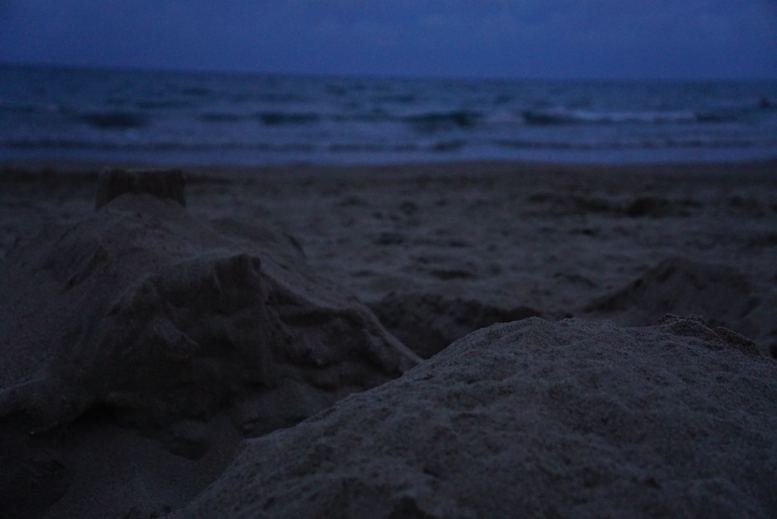
%> input picture przygotowanie/plaza1.png, 777 x 519 px
$ octave lab2.m   (GNU Octave 9; MATLAB toolbox functions it lacks are replaced by stand-ins)
%> lines starting %> are read from the running program, lines starting %| are printed output that depends on the picture
%zad.1
orginal_img=imread('plaza1.png');
%> orginal_img is the input picture: size 519x777x3 uint8; mean R, G, B 34.7, 42.5, 63.6
% imshow(orginal_img);
% imshow(orginal_img(:,:,:))

swap_img = orginal_img;

swap_img(:,:,3) = orginal_img(:,:,1);
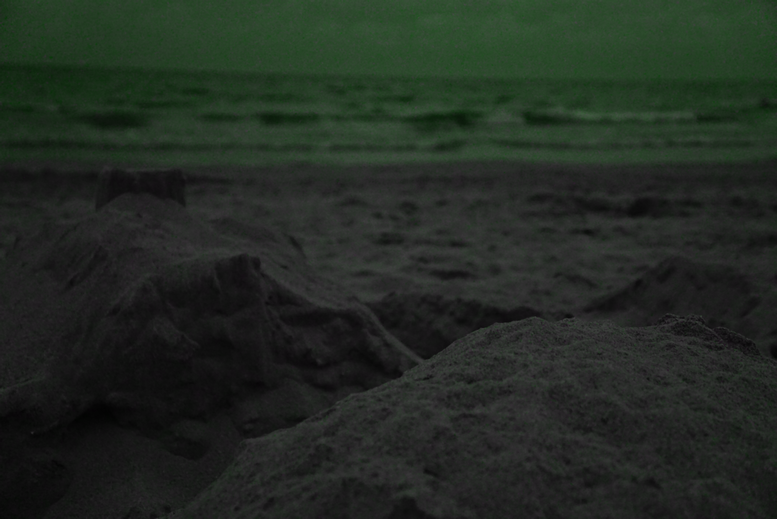
%> swap_img: size 519x777x3 uint8; mean R, G, B 34.7, 42.5, 34.7
swap_img(:,:,1) = orginal_img(:,:,3);
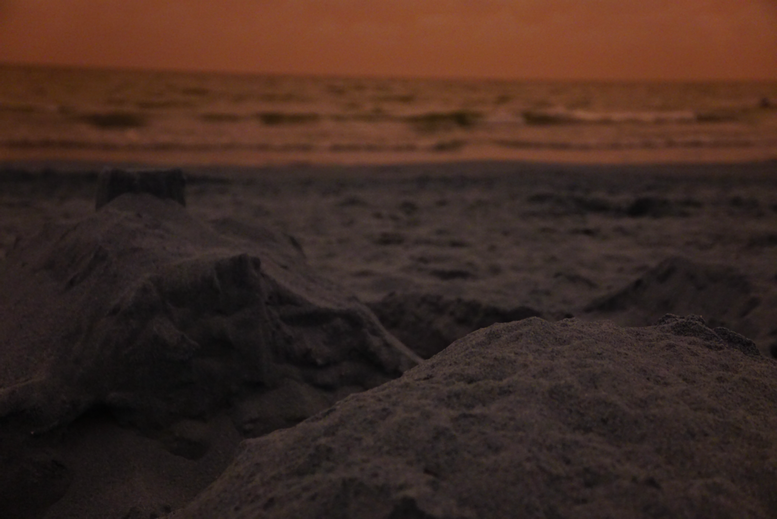
%> swap_img: size 519x777x3 uint8; mean R, G, B 63.6, 42.5, 34.7

% [139 lines of commented-out code are left out]
clear
orginal_img=imread('plaza1.png');
orginal_img_double=double(orginal_img);

vector_double = reshape(orginal_img_double(:,:,:),1,[]);

vector_double_sorted = sort(vector_double);

we_min = round(prctile(vector_double_sorted,10));
%> we_min = 21
we_max = round(prctile(vector_double_sorted,90));
%> we_max = 77

% new_image = (orginal_img_double - we_min)/(we_max-we_min) * (255-0) + 0
new_image = (orginal_img_double - we_min)/(we_max-we_min) * (255-0) + 0;
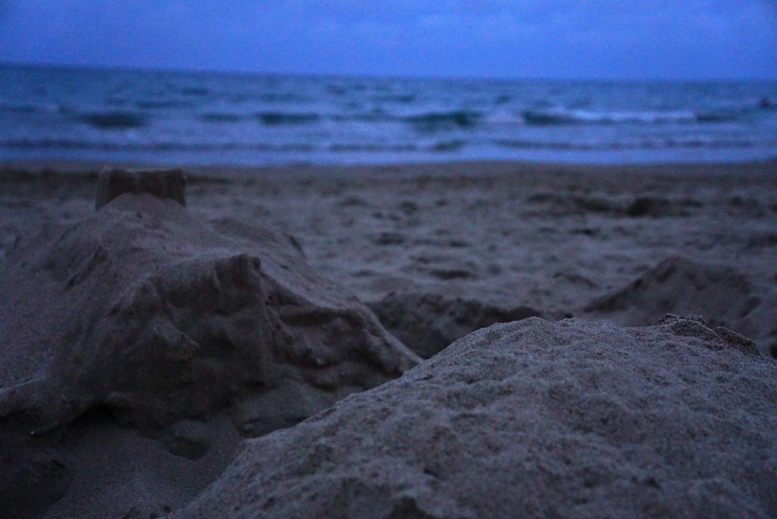
%> new_image: size 519x777x3 double; mean R, G, B 62.5, 98, 193.9; drawn with min black and max white

new_image = uint8(new_image);
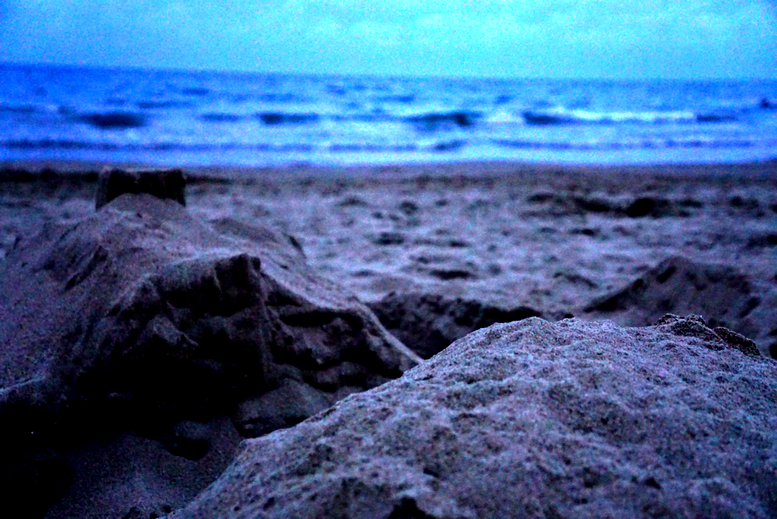
%> new_image: size 519x777x3 uint8; mean R, G, B 64.8, 100.2, 148.6

figure;
subplot(1,2,1);
imshow(orginal_img);

subplot(1,2,2);
imshow(new_image);

figure;
subplot(2,2,1);
vector_rgb = reshape(new_image,1,[]);
hist(vector_rgb,100);
title("R+G+B");

subplot(2,2,2);
vector_r = reshape(new_image(:,:,1),1,[]);
hist(vector_r,100);
title("R");

subplot(2,2,3)
vector_g = reshape(new_image(:,:,2),1,[]);
hist(vector_g,100);
title("G");

subplot(2,2,4)
vector_b = reshape(new_image(:,:,3),1,[]);
hist(vector_b,100);
title("B");
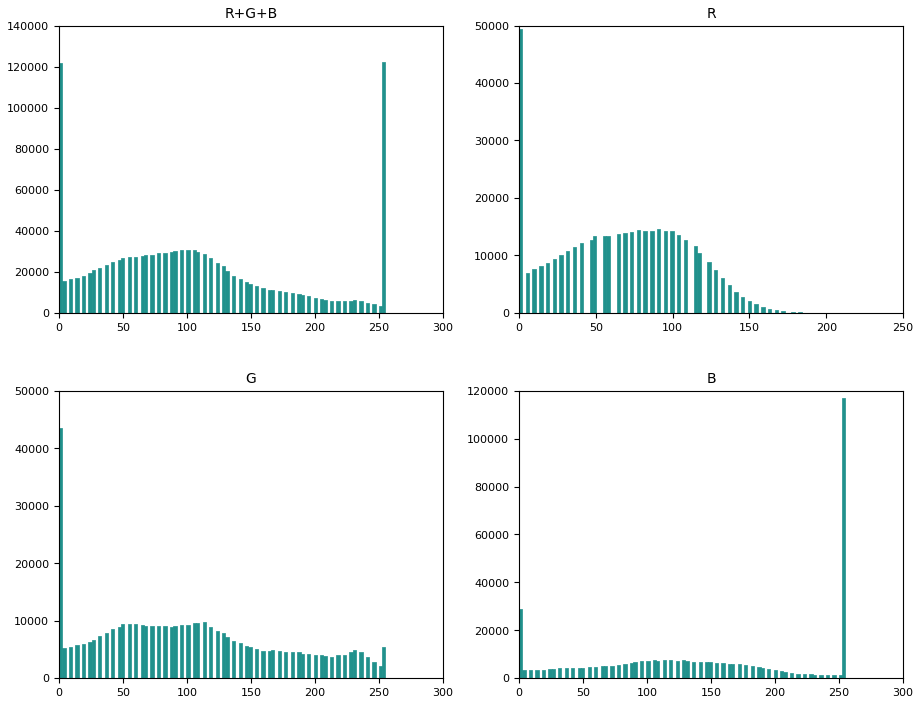
%> figure redrawn from the program's plot data, 4 panels; panel 1: tallest bar 122206 high, from x = 252.4 to 255; panel 2: tallest bar 49454 high, from x = 1.11e-15 to 2.19; panel 3: tallest bar 43549 high, from x = 8.44e-15 to 2.55; panel 4: tallest bar 116829 high, from x = 252.4 to 255

$ run again, with przygotowanie/rzeczka_mniejsza.jpg saved as przygotowanie/plaza1.png
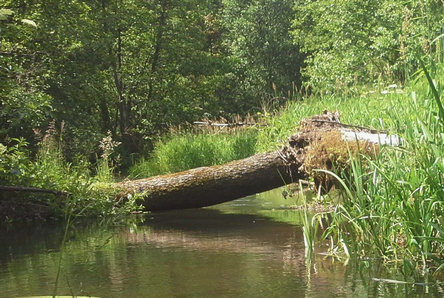
%> input picture przygotowanie/rzeczka_mniejsza.jpg, 444 x 298 px
%> orginal_img is the input picture: size 298x444x3 uint8; mean R, G, B 104.7, 113.4, 68.7
%> `swap_img(:,:,1) = orginal_img(:,:,3);`:
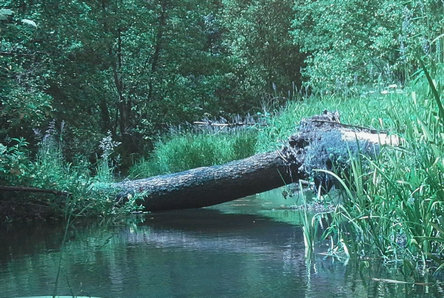
%> swap_img: size 298x444x3 uint8; mean R, G, B 68.7, 113.4, 104.7
%> we_min = 42
%> we_max = 167
%> `title("B");`:
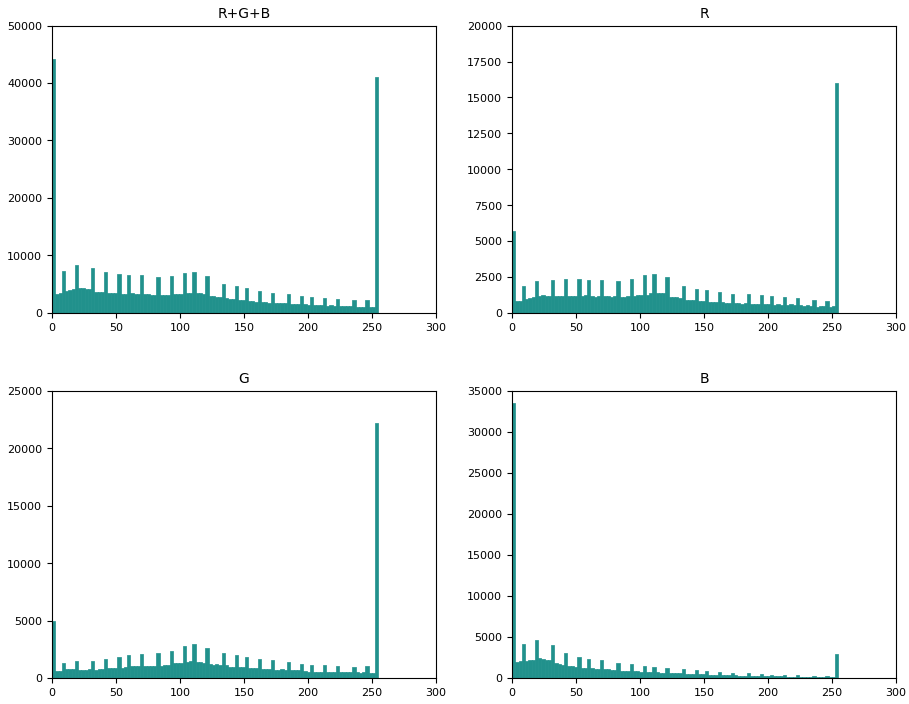
%> figure redrawn from the program's plot data, 4 panels; panel 1: tallest bar 44161 high, from x = 8.44e-15 to 2.55; panel 2: tallest bar 15988 high, from x = 252.4 to 255; panel 3: tallest bar 22188 high, from x = 252.4 to 255; panel 4: tallest bar 33520 high, from x = 8.44e-15 to 2.55
